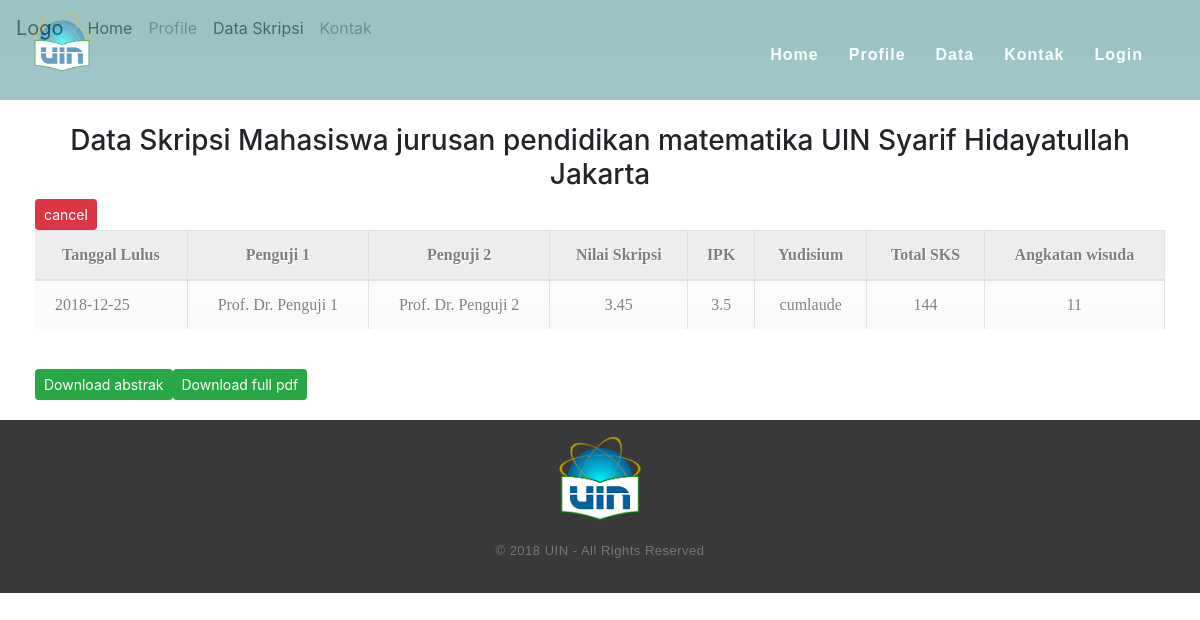
Page /detail-data-skripsi.php?id=36 on the committed database.
### tables this page shows
CREATE TABLE `skripsi` (
  `id` int(5) NOT NULL,
  `nama` varchar(50) NOT NULL,
  `nim` varchar(20) NOT NULL,
  `judul_skripsi` text NOT NULL,
  `jenis_penelitian` varchar(20) NOT NULL,
  `tgl_sk` date NOT NULL,
  `pembimbing_1` varchar(25) NOT NULL,
  `pembimbing_2` varchar(25) NOT NULL,
  `status_` varchar(10) NOT NULL,
  `tgl_lulus` date NOT NULL,
  `penguji_1` varchar(50) NOT NULL,
  `penguji_2` varchar(50) NOT NULL,
  `nilaiskripsi` float NOT NULL,
  `ipk` float NOT NULL,
  `yudisium` varchar(255) NOT NULL,
  `totalsks` int(80) NOT NULL,
  `wisuda_ke` varchar(255) NOT NULL,
  `abstrak` varchar(100) DEFAULT NULL,
  `full_pdf` varchar(100) DEFAULT NULL
);

### detail-data-skripsi.php (the view, shortened to what this page needs)
<?php
    include 'admin/config/koneksi.php';
    include 'headerdoang.php';
     $id = $_GET['id'];
?>
<link rel="stylesheet" href="assets/bootstrap/css/bootstrap.min.css">
    <link rel="stylesheet" href="DataTables/DataTables-1/css/dataTables.bootstrap.min.css">
<body>
    <nav class="navbar navbar-expand-lg navbar-light bg-light">
  <a class="navbar-brand" href="index.php">Logo</a>
  <div class="collapse navbar-collapse" id="navbarSupportedContent">
    <ul class="navbar-nav mr-auto">
      <li class="nav-item ">
        <a class="nav-link active" href="home.php">Home <span class="sr-only">(current)</span></a>
      </li>
      <li class="nav-item">
        <a class="nav-link" href="profile.php">Profile</a>
      </li>
      <li class="nav-item">
        <a class="nav-link active" href="data-skripsi.php">Data Skripsi</a>
      </li>
      <li class="nav-item">
        <a class="nav-link" href="kontak.php">Kontak</a>
      </li>
    </ul>
  </div>
</nav>
<div class="container" style="margin-top: 4%;">
    <div class="row">
        <div class="col-12">
            <h3 style="text-align: center;">Data Skripsi Mahasiswa jurusan pendidikan matematika UIN Syarif Hidayatullah Jakarta </h3>
        </div>
    </div>
    <div class="row">
        <a href="data-skripsi.php" class="btn btn-danger btn-sm pull-right">
            <span class="glyphicon glyphicon-remove"></span>cancel
        </a>
        <br>
        <div class="table-responsive">
            <table id="table1" class="table table-striped table-bordered" style="width:100%">
                <thead>
                    <th>Tanggal Lulus</th>
                    <th>Penguji 1</th>
                    <th>Penguji 2</th>
                    <th>Nilai Skripsi</th>
                    <th>IPK</th>
                    <th>Yudisium</th>
                    <th>Total SKS</th>
                    <th>Angkatan wisuda</th>
                </thead>
                <tbody>
                    <tr>
                    <?php
                        $query = "SELECT * FROM skripsi where id = '$id'";
                        $hasil = mysqli_query($koneksi_db,$query);
                        while ($data = mysqli_fetch_array($hasil)) {
                            $tanggal_lulus = $data[9];
                            $penguji1 = $data[10];
                            $penguji2 = $data[11];
                            $nilai_skripsi = $data[12];
                            $ipk = $data[13];
                            $yudisium = $data[14];
                            $total_sks = $data[15];
                            $wisudake = $data[16];
                            $abstrak = $data[17];
                            $full_pdf = $data[18];
                    ?>
                        <td><?php echo $tanggal_lulus; ?></td>
                        <td><?php echo $penguji1; ?></td>
                        <td><?php echo $penguji2; ?></td>
                        <td><?php echo $nilai_skripsi; ?></td>
                        <td><?php echo $ipk; ?></td>
                        <td><?php echo $yudisium; ?></td>
                        <td><?php echo $total_sks; ?></td>
                        <td><?php echo $wisudake; ?></td>
                    </tr>
                </tbody>
            </table>
        </div>
    </div>
    <br>
    <div class="row">
        <a href="admin/control/download.php?dow=<?php echo $abstrak; ?>" class="btn btn-success btn-sm">
            <span class="">Download abstrak </span>
        </a>
        <a href="admin/control/download.php?dow=<?php echo $full_pdf; ?>" class="btn btn-success btn-sm">
            <span class="">Download full pdf</span>
        </a>
    </div>
     <?php
                        }
                    ?>
</div>
<?php require 'footer.php' ?>

### headerdoang.php (shortened to what this page needs)
<!DOCTYPE html>
<html lang="en">
<head>
	<link rel="stylesheet" type="text/css" href="css/reset.css">
	<link rel="stylesheet" type="text/css" href="css/main.css">
</head>
<body>
	<section>
		<header>
			<div class="wrapper">
			<a><img src="uin.png" class="h_logo" style="margin-left: 20px;width: 7%;"></a>
				<nav>
					<ul style="margin-right: 57px">
						<li><a href="indexx.php">Home</a></li>
						<li><a href="profile.php">Profile</a></li>
						<li><a href="data-skripsi.php">Data</button></li>
						<li><a href="kontak.php">Kontak</a></li>
						<li><a href="login.php">Login</a></li>
					</ul>
				</nav>
			</div>
		</header>
		</section>

### footer.php
<footer>
		<img src="uin.png" alt="" style="margin-bottom: 20px;width: 10%;"></a>
		<p class="cap">© 2018 UIN - All Rights Reserved</p>
	</footer>

### css/main.css (style rules this page uses)
header { width: 100%; height: 100px; background-color: rgb(95, 158, 160); opacity: 60%; position: fixed; z-index: 9999; }
header .h_logo { float: left; margin-top: 12px; }
header nav { float: right; margin-top: 42px; overflow: hidden; }
header nav ul li { float: left; margin-left: 30px; }
header nav ul li a { text-decoration: none; font-family: 'LatoBold', arial; font-weight: bold; font-size: 16px; color: #ffffff; letter-spacing: 1px; }
footer { width: 100%; padding: 16px 0; background-color: #393939; text-align: center; }
footer .cap { color: #777777; font-family: "LatoRegular", arial; font-size: 13px; letter-spacing: .5px; }
.wrapper { width: 100%; height: 100%; }
footer nav ul li a, footer .rights a, header nav ul li a, .call_to_action a.cta_btn, .testimonials a.author, .newsletter .submit_nl { transition: .2s linear; -webkit-transition: .2s linear; -moz-transition: .2s linear; -o-transition: .2s linear; }
table { font-family: 'LatoRegular'; color: grey; text-shadow: 1px 1px 0px #fff; background: #eaebec; border: #grey 5px solid; text-align: center; }
table th { padding: 15px 35px; border-left:1px solid #e0e0e0; border-bottom: 1px solid #e0e0e0; background: #ededed; }
table th:first-child { border-left:none; }
table tr { text-align: center; padding-left: 20px; }
table td:first-child { text-align: left; padding-left: 20px; border-left: 0; }
table td { padding: 15px 35px; border-top: 1px solid #ffffff; border-bottom: 1px solid #e0e0e0; border-left: 1px solid #e0e0e0; background: #fafafa; background: -webkit-gradient(linear, left top, left bottom, from(#fbfbfb), to(#fafafa)); background: -moz-linear-gradient(top, #fbfbfb, #fafafa); }
table tr:last-child td { border-bottom: 0; }
table tr:last-child td:first-child { -moz-border-radius-bottomleft: 3px; -webkit-border-bottom-left-radius: 3px; border-bottom-left-radius: 3px; }
table tr:last-child td:last-child { -moz-border-radius-bottomright: 3px; -webkit-border-bottom-right-radius: 3px; border-bottom-right-radius: 3px; }
a { margin:0; padding:0; font-size:100%; vertical-align:baseline; background:transparent; color: #80828c; }
div.container { border-radius: 5px; padding: 20px; }
.container { width: 1200px; }

### rows in the picture
skripsi: tgl_lulus "2018-12-25", penguji_1 "Prof. Dr. Penguji 1", penguji_2 "Prof. Dr. Penguji 2", nilaiskripsi "3.45", ipk "3.5", yudisium "cumlaude", totalsks "144", wisuda_ke "11"
